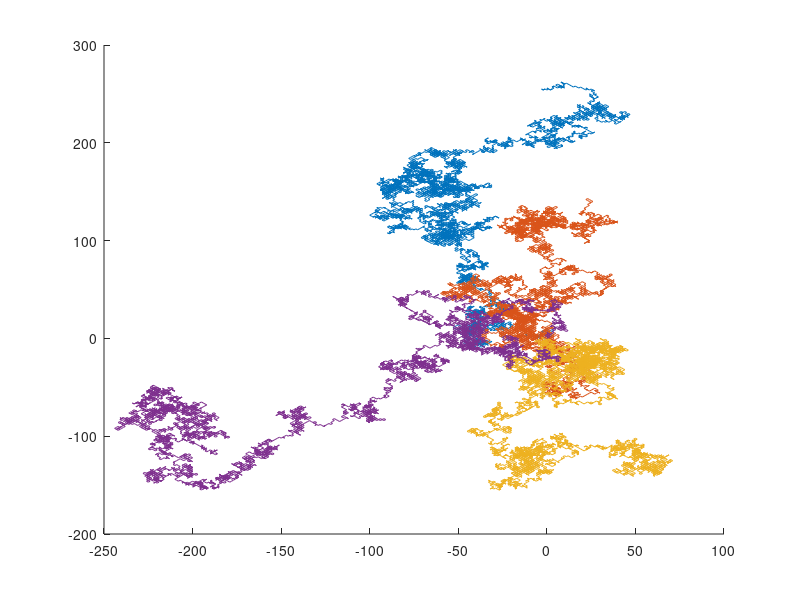

This figure's MATLAB source:
%% Random walk 
% 2024.02.25
% Ju Song
% KENTECH

% Contents
% (1) Config 
% (2) 2D Random walk (to visualize)
% (3) 1D Random walk (to analyze)

clear; clc; close all
%% Config
dx_size = 1;
dy_size = 1;
dt = 1;

N = 4; % number of random walkers
t_end = 10000; % time period to simulate
t_vec = 0:dt:t_end;
M = length(t_vec); % number of time steps

dt_pause = 0.1; % animation duration (sec)

%% 2D Random walk

% initialize 
x_mat = zeros(N,M);
y_mat = zeros(N,M);


% time step loop
for m = 1:M
    
    % generate random walk for N particles
    dx_now = (2*unidrnd(2,N,1)-3)*dx_size;
    dy_now = (2*unidrnd(2,N,1)-3)*dy_size;
    
    % figure(1)
    % plot(dx_vec,'ob'); hold on 
    % plot(dy_vec,'sqr')

    % calculate position
    % ** FEEDBACK: particle-loop --> vectorization
    if m ==1
       x_mat(:,m) = zeros(N,1);
       y_mat(:,m) = zeros(N,1);
    else
        x_mat(:,m) = x_mat(:,m-1) + dx_now;
        y_mat(:,m) = y_mat(:,m-1) + dy_now;
    end



end


% visualize each path
c_mat = lines(N);
for n = 1:N
    figure(2); hold on
    plot(x_mat(n,:),y_mat(n,:),'Color',c_mat(n,:))

end

return
% same plot
% figure(3)
% plot(x_mat',y_mat')


% animation 
for m = 1:M

    % each time, draw up to t
    for n = 1:N
    plot(x_mat(n,1:m),y_mat(n,1:m),'-','Color',c_mat(n,:)); hold on
    plot(x_mat(n,m),y_mat(n,m),'o','MarkerFaceColor',c_mat(n,:))
    end
    hold off
    pause(dt_pause)

end
